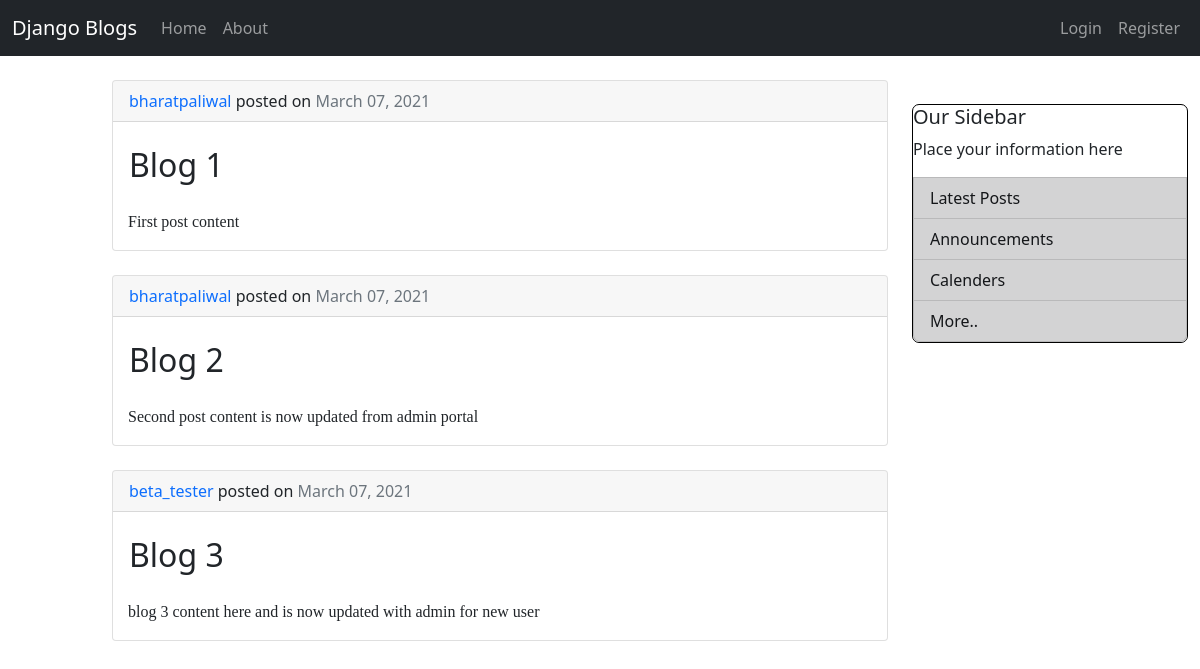
The page / on the database its author committed.
### blog/models.py (models this page shows, shortened)
class Post(models.Model):
  title = models.CharField(max_length=100)
  content = models.TextField()
  date_posted = models.DateTimeField(default=timezone.now)
  author = models.ForeignKey(User,on_delete=models.CASCADE)

### blog/views.py (the view)
# urls.py: path("",views.home,name="blog_home"),
def home(request):
  context = {
    'posts' : Post.objects.all(),
  }
  return render(request, 'blog/home.html',context)

### blog/templates/blog/home.html
{% extends "blog/base.html" %}
  {% block content %}
        {% for post in posts %}
            <div class='card mt-4 mb-4'>
              <p class="card-header">
                <span class="strong text-primary"> {{ post.author }} </span>
                posted on  <span class="text-muted" > {{ post.date_posted|date:"F d, Y"}} </span>
              </p>
              <h1 class="card-body">
                  <span class="bold fs-2"> {{ post.title }} </span>
              </h1>
              <p style="font-family:'Times New Roman', Times, serif; padding-left: 15px;">{{post.content}}</p>
            </div>
        {% endfor %}
  {% endblock content %}

### rows shown on the page
Post: author "bharatpaliwal", date_posted "March 07, 2021", title "Blog 1", content "First post content"
Post: author "bharatpaliwal", date_posted "March 07, 2021", title "Blog 2", content "Second post content is now updated from admin portal"
Post: author "beta_tester", date_posted "March 07, 2021", title "Blog 3", content "blog 3 content here and is now updated with admin for new user"
